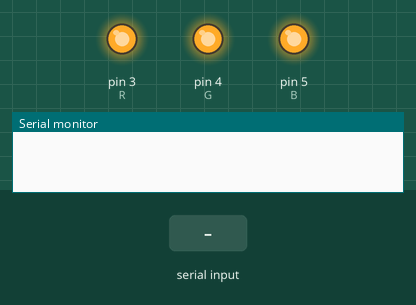
Recording of a sketch running on a simulated Arduino Uno, built with avr-gcc and run on an emulated ATmega328P. Parts: output pins drawn as LEDs (lit = HIGH), the last lines printed to the serial monitor. The test bench sets the inputs (shaded band).

Above: at 1.2 s.
1.3 s: "1\n" received over Serial
At 2.6 s:
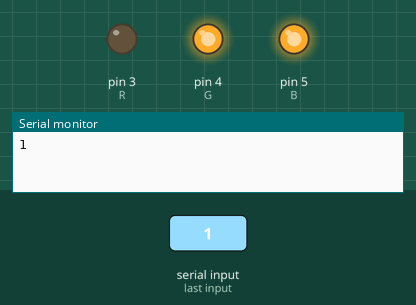
3.8 s: "2\n" received over Serial
At 5.6 s:
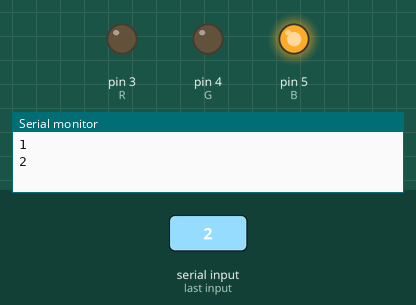
6.3 s: "3\n" received over Serial
At 8.5 s:
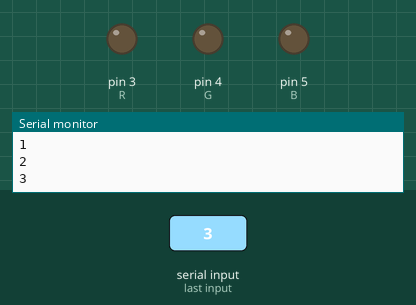
8.8 s: "0\n" received over Serial
At 10.7 s:
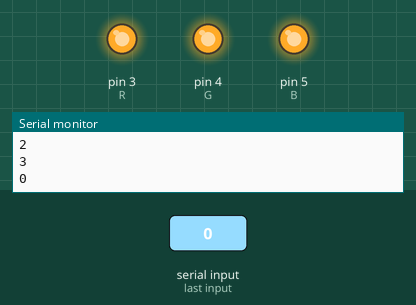
11.3 s: "2\n" received over Serial
At 12.6 s:
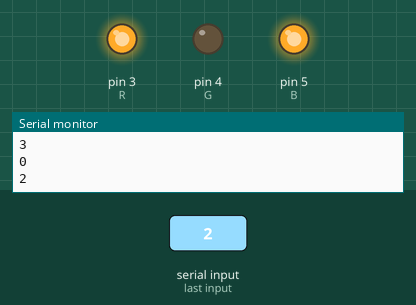
13.8 s: "3\n" received over Serial
At 15.7 s:
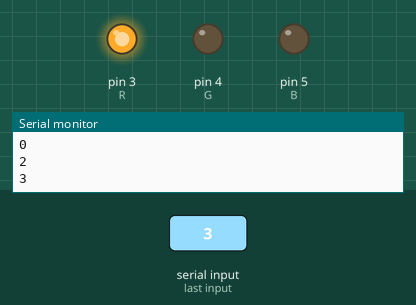
Timing chart, 0 to 17.2 s (numbered marks = the images above; inputs shaded):
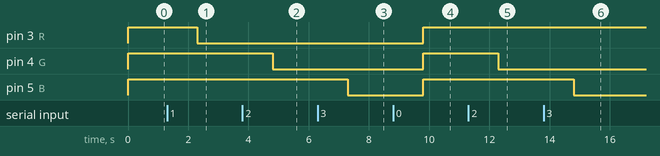

The sketch:

Varios_Leds.ino
```cpp
int R=3;
int G=4;
int B=5;
int val;
String option;
void setup() {
pinMode(R, OUTPUT);
pinMode(G, OUTPUT);
pinMode(B, OUTPUT);
Serial.begin(9600);
}

void loop() {
    if(Serial.available() != 0){
    option=Serial.readString();
    Serial.println(option);
  }

  val=option.toInt();
  if(val==1){
    digitalWrite(R, LOW);
    }
  if(val==2){
    digitalWrite(G, LOW);
    }
  if(val==3){
    digitalWrite(B, LOW);
    }
  if(val==0){
    digitalWrite(R, HIGH);
    digitalWrite(G, HIGH);
    digitalWrite(B, HIGH);
    }
}
```

Measured:
- after the input at 1.3 s, pin 3 (R): HIGH → LOW after 1.0 s
- after the input at 3.8 s, pin 4 (G): HIGH → LOW after 1.0 s
- after the input at 6.3 s, pin 5 (B): HIGH → LOW after 1.0 s
- after the input at 8.8 s, pin 3 (R), pin 4 (G), pin 5 (B): LOW → HIGH after 1.0 s
- after the input at 11.3 s, pin 4 (G): HIGH → LOW after 1.0 s
- after the input at 13.8 s, pin 5 (B): HIGH → LOW after 1.0 s
